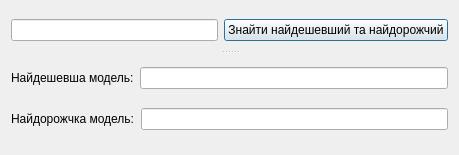
<?xml version="1.0" encoding="UTF-8"?>
<ui version="4.0">
 <class>MaxMinByBrandDialog</class>
 <widget class="QDialog" name="MaxMinByBrandDialog">
  <property name="geometry">
   <rect>
    <x>0</x>
    <y>0</y>
    <width>459</width>
    <height>155</height>
   </rect>
  </property>
  <property name="font">
   <font>
    <pointsize>9</pointsize>
   </font>
  </property>
  <property name="windowTitle">
   <string>Визначення найдешевшого та найдорожчого велосипеда</string>
  </property>
  <layout class="QHBoxLayout" name="horizontalLayout_4">
   <item>
    <widget class="QSplitter" name="splitter">
     <property name="orientation">
      <enum>Qt::Vertical</enum>
     </property>
     <widget class="QWidget" name="">
      <layout class="QHBoxLayout" name="horizontalLayout_3">
       <item>
        <widget class="QLineEdit" name="editBrand"/>
       </item>
       <item>
        <widget class="QPushButton" name="buttonFindCheapAndExpensive">
         <property name="text">
          <string>Знайти найдешевший та найдорожчий</string>
         </property>
        </widget>
       </item>
      </layout>
     </widget>
     <widget class="QWidget" name="">
      <layout class="QVBoxLayout" name="verticalLayout">
       <item>
        <layout class="QHBoxLayout" name="horizontalLayout">
         <item>
          <widget class="QLabel" name="label">
           <property name="text">
            <string>Найдешевша модель:</string>
           </property>
          </widget>
         </item>
         <item>
          <widget class="QLineEdit" name="editCheapest">
           <property name="readOnly">
            <bool>true</bool>
           </property>
          </widget>
         </item>
        </layout>
       </item>
       <item>
        <layout class="QHBoxLayout" name="horizontalLayout_2">
         <item>
          <widget class="QLabel" name="label_2">
           <property name="text">
            <string>Найдорожчка модель:</string>
           </property>
          </widget>
         </item>
         <item>
          <widget class="QLineEdit" name="editMostExpensive">
           <property name="readOnly">
            <bool>true</bool>
           </property>
          </widget>
         </item>
        </layout>
       </item>
      </layout>
     </widget>
    </widget>
   </item>
  </layout>
 </widget>
 <resources/>
 <connections/>
</ui>
